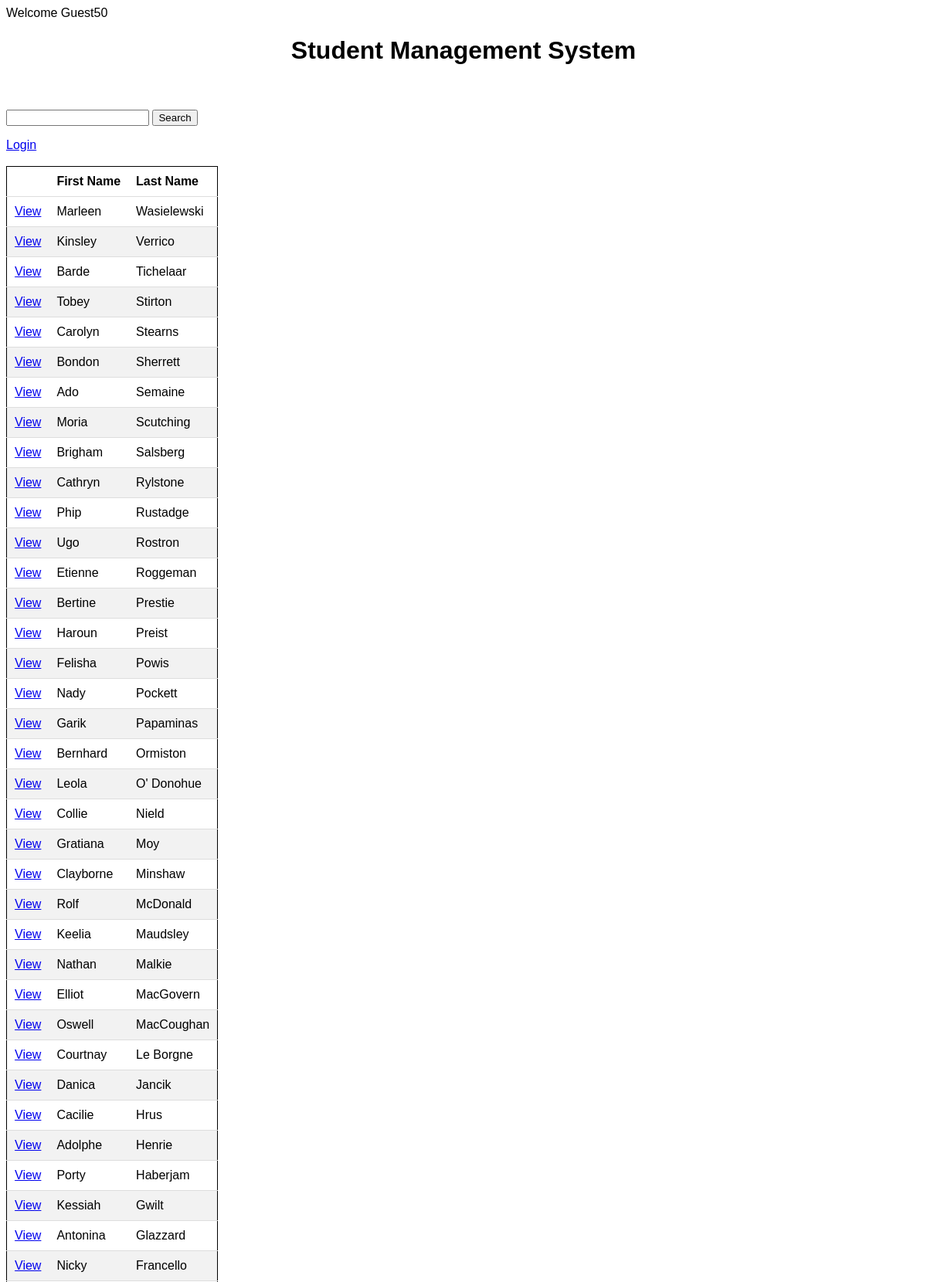
The page /result.php (upper part) on the database its author committed.
### tables this page shows
CREATE TABLE `student_list` (
  `id` int(11) NOT NULL,
  `first_name` varchar(50) NOT NULL,
  `last_name` varchar(50) NOT NULL,
  `birthday` varchar(10) NOT NULL,
  `gender` varchar(10) NOT NULL,
  `added_at` datetime NOT NULL DEFAULT CURRENT_TIMESTAMP
);

### result.php (the view, shortened to what this page needs)
<?php
  $con = connection();
  $search = $_GET['search'];
  $sql = "SELECT * FROM student_list WHERE lower(`first_name`) LIKE lower('%$search%') || lower(`last_name`) LIKE lower('%$search%') ORDER BY `last_name` DESC";
  $students = $con -> query($sql) or die ($con -> error);
  $row = $students -> fetch_assoc();
  echo $total = $students -> num_rows;
?>
<!DOCTYPE html>
<html lang="en">
<head>
  <link rel="stylesheet" href="css/style.css">
</head>
<body>
  <h1>Student Management System</h1>
  <br><br>
  <form action="result.php" method="get">
    <input type="text" name="search" id="search">
    <button type="submit">Search</button>
  </form>
  <?php if (isset($_SESSION['userLogin'])) { ?>
    <a href="index.php">BACK</a>
    <a href="add.php">Add New</a>
    <a href="logout.php">Logout</a>
  <?php } else { ?>
    <a href="login.php">Login</a>
  <?php } ?>
  <br><br>
    <?php if ($total > 0) { ?>
      <table>
        <thead>
          <tr>
            <th></th>
            <th>First Name</th>
            <th>Last Name</th>
          </tr>
        </thead>
        <tbody>
          <?php do { ?>
          <tr>
            <td><a href="details.php?id=<?php echo $row['id']; ?>">View</a></td>
            <td><?php echo $row['first_name']; ?></td>
            <td><?php echo $row['last_name']; ?></td>
          </tr>
          <?php } while ($row = $students -> fetch_assoc()); ?>
        </tbody>
      </table>
    <?php } else { ?>
      <h3>NO RESULT FOUND</h3>
    <?php }; ?>
</body>
</html>

### css/style.css (style rules this page uses)
body { font-family: 'Arial'; }
h1 { text-align: center; }
table { border-collapse: collapse; border: 1px solid #000000; }
th, td { text-align: left; padding: 10px; border-bottom: 1px solid #dddddd; }
tr:nth-child(even) { background-color: #f2f2f2; }

### rows shown on the page
student_list: first_name "Marleen", last_name "Wasielewski"
student_list: first_name "Kinsley", last_name "Verrico"
student_list: first_name "Barde", last_name "Tichelaar"
student_list: first_name "Tobey", last_name "Stirton"
student_list: first_name "Carolyn", last_name "Stearns"
student_list: first_name "Bondon", last_name "Sherrett"
student_list: first_name "Ado", last_name "Semaine"
student_list: first_name "Moria", last_name "Scutching"
student_list: first_name "Brigham", last_name "Salsberg"
student_list: first_name "Cathryn", last_name "Rylstone"
student_list: first_name "Phip", last_name "Rustadge"
student_list: first_name "Ugo", last_name "Rostron"
student_list: first_name "Etienne", last_name "Roggeman"
student_list: first_name "Bertine", last_name "Prestie"
student_list: first_name "Haroun", last_name "Preist"
student_list: first_name "Felisha", last_name "Powis"
student_list: first_name "Nady", last_name "Pockett"
student_list: first_name "Garik", last_name "Papaminas"
student_list: first_name "Bernhard", last_name "Ormiston"
student_list: first_name "Leola", last_name "O' Donohue"
student_list: first_name "Collie", last_name "Nield"
student_list: first_name "Gratiana", last_name "Moy"
student_list: first_name "Clayborne", last_name "Minshaw"
student_list: first_name "Rolf", last_name "McDonald"
student_list: first_name "Keelia", last_name "Maudsley"
student_list: first_name "Nathan", last_name "Malkie"
student_list: first_name "Elliot", last_name "MacGovern"
student_list: first_name "Oswell", last_name "MacCoughan"
student_list: first_name "Courtnay", last_name "Le Borgne"
student_list: first_name "Danica", last_name "Jancik"
student_list: first_name "Cacilie", last_name "Hrus"
student_list: first_name "Adolphe", last_name "Henrie"
student_list: first_name "Porty", last_name "Haberjam"
student_list: first_name "Kessiah", last_name "Gwilt"
student_list: first_name "Antonina", last_name "Glazzard"
student_list: first_name "Nicky", last_name "Francello"

### other values the page prints
$total = $students -> num_rows "50"
